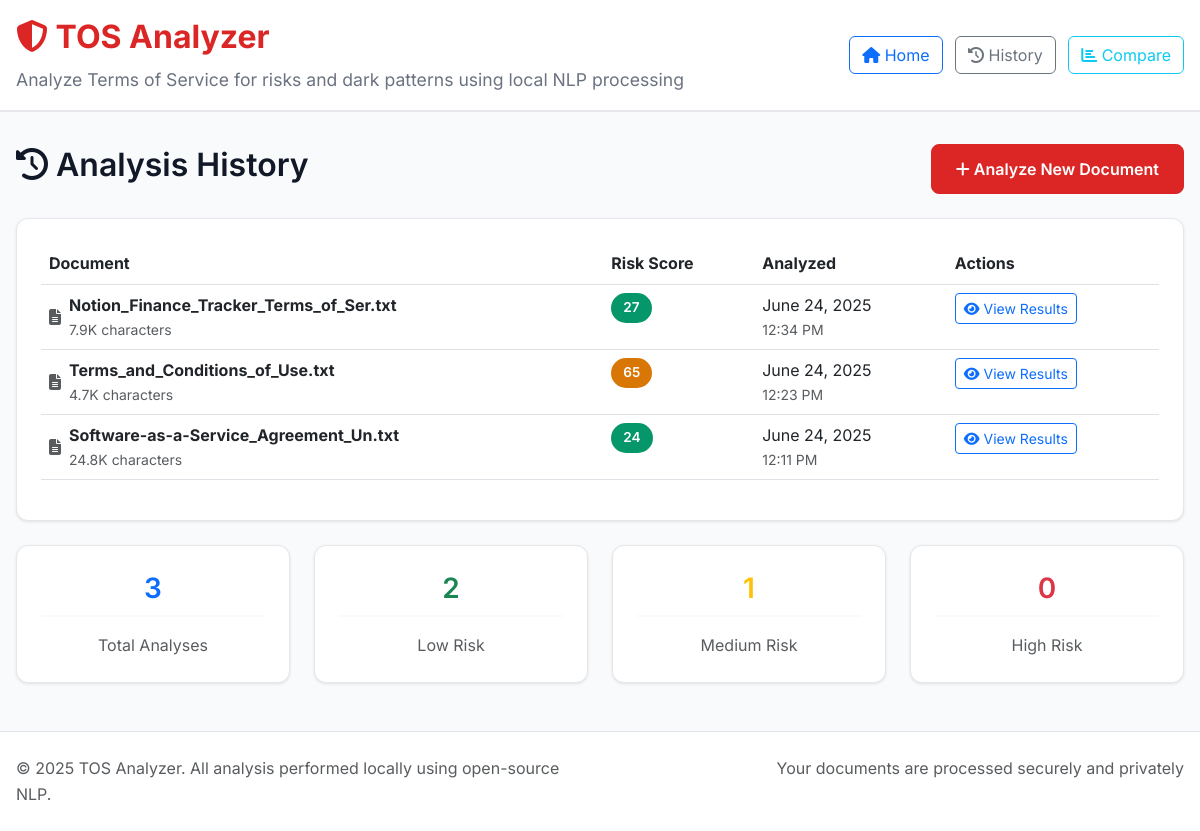
Page /history on the earlier database version.
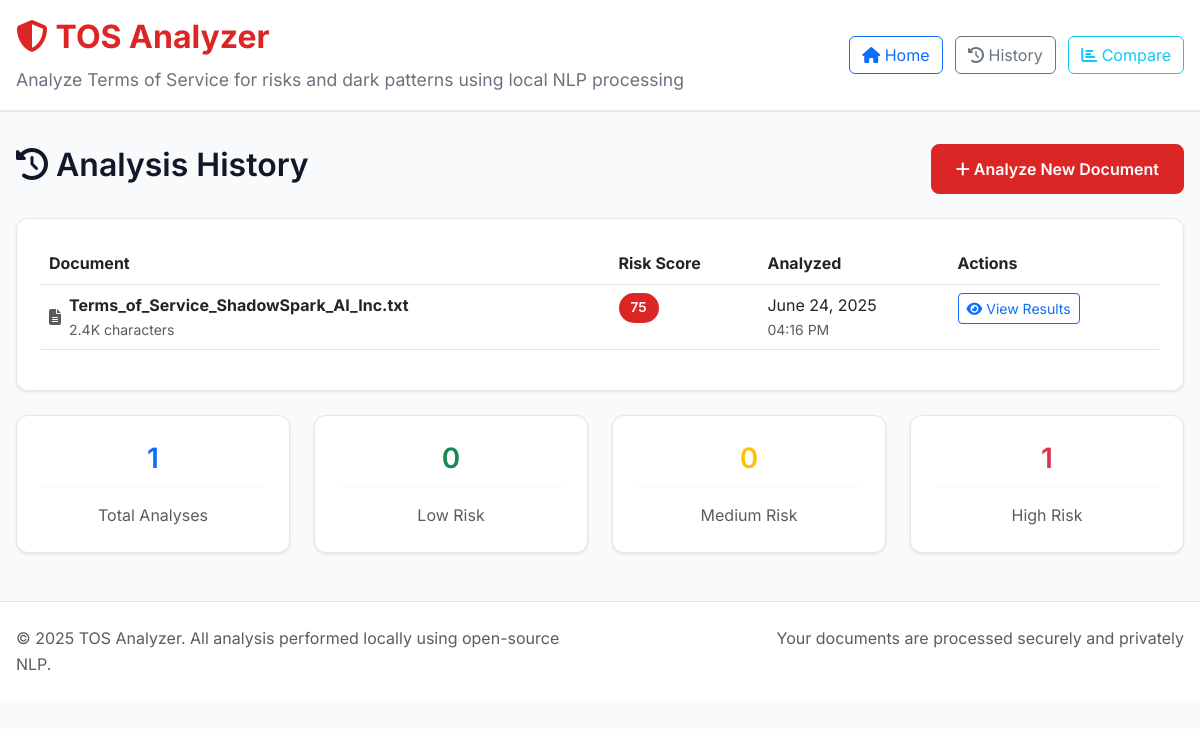
Same page on the later database version.
### models.py (models this page shows, shortened)
class AnalysisResult(db.Model):
    id = db.Column(db.Integer, primary_key=True)
    filename = db.Column(db.String(255), nullable=False)
    file_hash = db.Column(db.String(64), nullable=False)
    risk_score = db.Column(db.Integer, nullable=False)
    transparency_score = db.Column(db.Integer, default=0)
    analysis_data = db.Column(db.Text, nullable=False)  # JSON string
    created_at = db.Column(db.DateTime, default=datetime.utcnow)
    def get_analysis_data(self):
        try:
            return json.loads(self.analysis_data)
        except (json.JSONDecodeError, TypeError):
            return {}

### routes.py (the view)
@app.route('/history')
def history():
    analyses = AnalysisResult.query.order_by(AnalysisResult.created_at.desc()).limit(50).all()
    return render_template('history.html', analyses=analyses)

### templates/history.html (shortened to what the changed rows need)
{% extends "base.html" %}
{% block content %}
<div class="row">
    <div class="col-12">
        <div class="d-flex justify-content-between align-items-center mb-4">
            <h2>
                <i class="fas fa-history"></i>
                Analysis History
            </h2>
        </div>
        {% if analyses %}
            <div class="analysis-card">
                <div class="table-responsive">
                    <table class="table table-hover">
                        <thead>
                            <tr>
                                <th>Document</th>
                                <th>Risk Score</th>
                                <th>Analyzed</th>
                                <th>Actions</th>
                            </tr>
                        </thead>
                        <tbody>
                            {% for analysis in analyses %}
                            <tr>
                                <td>
                                    <div class="d-flex align-items-center">
                                        <i class="fas fa-file-alt text-muted me-2"></i>
                                        <div>
                                            <strong>{{ analysis.filename }}</strong>
                                            <div class="small text-muted">
                                                {{ "%.1f"|format(analysis.get_analysis_data().text_length / 1000) }}K characters
                                            </div>
                                        </div>
                                    </div>
                                </td>
                                <td>
                                    <span class="score-badge {{ 'low' if analysis.risk_score < 30 else 'medium' if analysis.risk_score < 70 else 'high' }}">
                                        {{ analysis.risk_score }}
                                    </span>
                                </td>
                                <td>
                                    <div>{{ analysis.created_at.strftime('%B %d, %Y') }}</div>
                                    <div class="small text-muted">{{ analysis.created_at.strftime('%I:%M %p') }}</div>
                                </td>
                                <td>
                                    <a href="{{ url_for('results', result_id=analysis.id) }}"
                                       class="btn btn-sm btn-outline-primary">
                                        <i class="fas fa-eye"></i> View Results
                                    </a>
                                </td>
                            </tr>
                            {% endfor %}
                        </tbody>
                    </table>
                </div>
            </div>
            <div class="row mt-4">
                <div class="col-md-3">
                    <div class="analysis-card text-center">
                        <h3 class="text-primary">{{ analyses|length }}</h3>
                        <p class="text-muted mb-0">Total Analyses</p>
                    </div>
                </div>
                <div class="col-md-3">
                    <div class="analysis-card text-center">
                        <h3 class="text-success">{{ analyses|selectattr('risk_score', 'lt', 30)|list|length }}</h3>
                        <p class="text-muted mb-0">Low Risk</p>
                    </div>
                </div>
                <div class="col-md-3">
                    <div class="analysis-card text-center">
                        <h3 class="text-warning">{{ analyses|selectattr('risk_score', 'ge', 30)|selectattr('risk_score', 'lt', 70)|list|length }}</h3>
                        <p class="text-muted mb-0">Medium Risk</p>
                    </div>
                </div>
                <div class="col-md-3">
                    <div class="analysis-card text-center">
                        <h3 class="text-danger">{{ analyses|selectattr('risk_score', 'ge', 70)|list|length }}</h3>
                        <p class="text-muted mb-0">High Risk</p>
                    </div>
                </div>
            </div>
        {% endif %}
    </div>
</div>
{% endblock %}

Differences in the rows shown:
removed AnalysisResult: filename "Notion_Finance_Tracker_Terms_of_Ser.txt", analysis.get_analysis_data().text_length/1000 "7.9", risk_score "27", created_at "June 24, 2025", created_at "12:34 PM"
removed AnalysisResult: filename "Terms_and_Conditions_of_Use.txt", analysis.get_analysis_data().text_length/1000 "4.7", risk_score "65", created_at "June 24, 2025", created_at "12:23 PM"
changed AnalysisResult: filename "Software-as-a-Service_Agreement_Un.txt" → "Terms_of_Service_ShadowSpark_AI_Inc.txt"; analysis.get_analysis_data().text_length/1000 "24.8" → "2.4"; risk_score "24" → "75"; created_at "12:11 PM" → "04:16 PM"
Other differences:
{{ analyses|length }}: "3" → "1"
{{ analyses|selectattr('risk_score', 'lt', 30)|list|length }}: "2" → "0"
{{ analyses|selectattr('risk_score', 'ge', 70)|list|length }}: "0" → "1"
text no longer shown: "1"
text now shown: "0"
